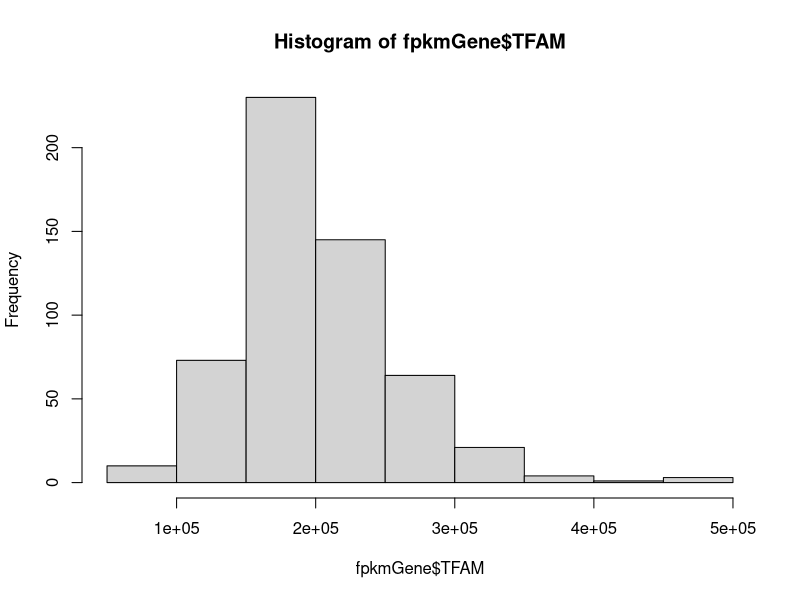
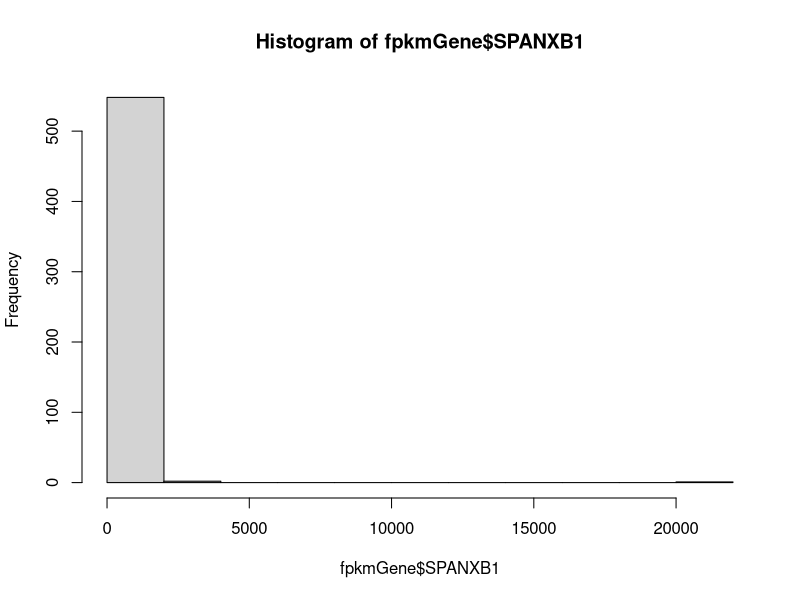
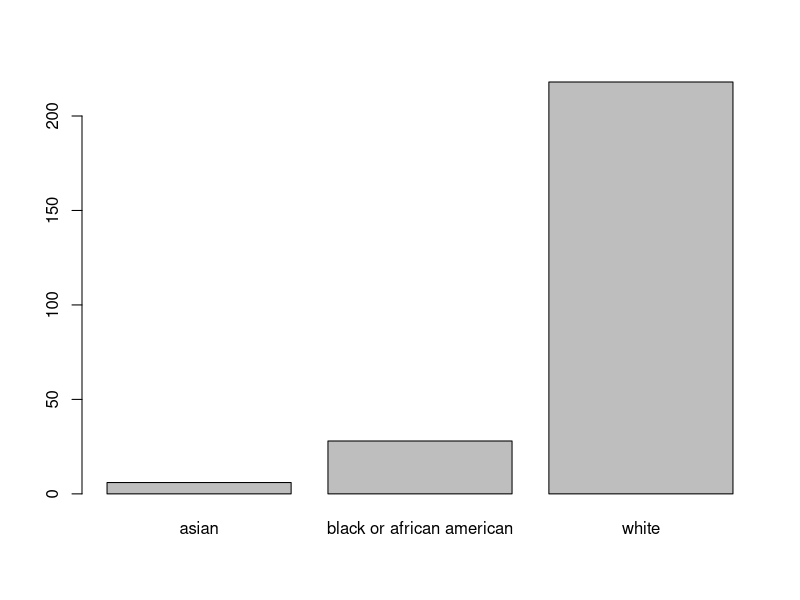

These charts were generated, in order, by the following R code: (Note: this script raises an error after producing the figures.)
# analyzing expression data from TCGA 

# load packages
library(dplyr)
library(ggplot2)

# read in saved data
fpkmGene <- read.table("targetGeneData.csv")
# force race and Gleason to factor
fpkmGene$race <- as.factor(fpkmGene$race)
fpkmGene$subtype_Reviewed_Gleason_sum <- as.factor(fpkmGene$subtype_Reviewed_Gleason_sum)  

## visualizing data distribution
hist(fpkmGene$TFAM)
hist(fpkmGene$SPANXB1)
plot(fpkmGene$race)
plot(fpkmGene$morphology)
plot(fpkmGene$shortLetterCode)
plot(fpkmGene$subtype_Tumor_cellularity_pathology)
plot(fpkmGene$subtype_Reviewed_Gleason)
plot(fpkmGene$subtype_Reviewed_Gleason_category)
plot(fpkmGene$subtype_Reviewed_Gleason_sum)

## statistical testing

# does gene expression differ between normal and prostate? (unpaired)
normVcancer <- filter(fpkmGene, shortLetterCode != "TM") # remove metastasis
# TFAM unpaired, all data
t.test(TFAM ~ shortLetterCode, data = normVcancer) # p=0.2191
table(normVcancer$shortLetterCode) # 52 normal, 498 tumor
ggplot(normVcancer, aes(shortLetterCode, TFAM)) + 
  geom_boxplot() +
  ylab("TFAM expression") +
  xlab("tissue type (unpaired)") +
  scale_x_discrete(labels=c("NT" = "normal", "TP" = "tumor")) +
  geom_boxplot() +
  theme_bw() + 
  theme(axis.text=element_text(size=12), axis.title = element_text(size=12))
ggsave("figures/TFAMunpaired.jpg")
# SPANXB1 unpaired, all data
t.test(SPANXB1 ~ shortLetterCode, data = normVcancer) # p=0.0524
SB1 <- normVcancer %>%
  filter(SPANXB1 > 0) # 19 samples with SPANXB1 expression, all tumor
ggplot(normVcancer, aes(shortLetterCode, SPANXB1)) + 
  geom_boxplot() +
  ylab("SPANXB1 expression") +
  xlab("tissue type (unpaired)") +
  scale_x_discrete(labels=c("NT" = "normal", "TP" = "tumor")) +
  geom_boxplot() +
  theme_bw() + 
  theme(axis.text=element_text(size=12), axis.title = element_text(size=12))
ggsave("figures/SPANXB1unpaired.jpg")

# does gene expression differ between normal and prostate? (paired)
normID <- normVcancer %>% # list normal samples
  filter(shortLetterCode == "NT") %>%
  select(bcr_patient_barcode)
normVcancerPaired <- normVcancer %>%
  filter(bcr_patient_barcode %in%
           normID$bcr_patient_barcode)
# three samples (remove one): TCGA-HC-7740, TCGA-HC-8258
filter(normVcancerPaired, patient == "TCGA-HC-7740")
grep("TCGA-HC-7740", normVcancerPaired$patient) # 5 (tumor) 11 (tumor missing metadata) 89 (normal)
filter(normVcancerPaired, patient == "TCGA-HC-8258")
grep("TCGA-HC-8258", normVcancerPaired$patient) # 10 (tumor) 60 (tumor missing metadata) 91 (normal)
# remove extra samples
normVcancerPaired <- normVcancerPaired[-c(11, 60),]
# summarize sample counts
table(normVcancerPaired$shortLetterCode) # 52 NT, 52 TP
# TFAM paired
t.test(TFAM ~ shortLetterCode, data = normVcancerPaired, paired=TRUE) # p=0.0009166
t.test(TFAM ~ shortLetterCode, data = normVcancerPaired) # p=0.0008068
ggplot(normVcancerPaired, aes(shortLetterCode, TFAM)) + 
  ylab("TFAM expression") +
  xlab("tissue type (paired samples)") +
  scale_x_discrete(labels=c("NT" = "normal", "TP" = "tumor")) +
  geom_boxplot() +
  theme_bw() + 
  theme(axis.text=element_text(size=12), axis.title = element_text(size=12))
ggsave("figures/TFAMpaired.jpg")
# SPANXB1 paired
t.test(SPANXB1 ~ shortLetterCode, data = normVcancerPaired, paired=TRUE) # p=0.04633
t.test(SPANXB1 ~ shortLetterCode, data = normVcancerPaired) # p=0.04633
normVcancerPaired %>%
  filter(SPANXB1 > 0) # only four samples with expression
ggplot(normVcancerPaired, aes(shortLetterCode, SPANXB1)) + 
  ylab("SPANXB1 expression") +
  xlab("tissue type (paired samples)") +
  scale_x_discrete(labels=c("NT" = "normal", "TP" = "tumor")) +
  geom_boxplot() +
  theme_bw() +
  theme(axis.text=element_text(size=12), axis.title = element_text(size=12))
ggsave("figures/SPANXB1paired.jpg")

# add SPANXA2.OT1

# does gene expression differ between white and AA?
whiteVaa <- fpkmGene %>%
  filter(!is.na(fpkmGene$race)) %>% # remove missing data
  filter(race != "asian") # remove asian
table(whiteVaa$race) # 28 AA, 218 white
# TFAM and race
t.test(TFAM ~ race, data=whiteVaa) # p=0.5297
ggplot(whiteVaa, aes(race, TFAM)) + 
  ylab("TFAM expression") +
  xlab("race") +
  geom_boxplot() +
  theme_bw() +
  theme(axis.text=element_text(size=12), axis.title = element_text(size=12))
ggsave("figures/TFAMrace.jpg")
# SPANXB1 and race
t.test(SPANXB1 ~ race, data=whiteVaa) # p=0.9035
ggplot(whiteVaa, aes(race, SPANXB1)) + 
  ylab("SPANXB1 expression") +
  xlab("race") +
  geom_boxplot() +
  theme_bw() +
  theme(axis.text=element_text(size=12), axis.title = element_text(size=12))
ggsave("figures/SPANXB1race.jpg")

# is gene expression higher in deceased individuals?
table(fpkmGene$vital_status) # 541 alive, 10 dead
# TFAM and vital status
t.test(TFAM ~ vital_status, data=fpkmGene) # p=0.2126
ggplot(fpkmGene, aes(vital_status, TFAM)) + 
  ylab("TFAM expression") +
  xlab("vital status") +
  geom_boxplot() +
  theme_bw()
# SPANXB1 and vital status
t.test(SPANXB1 ~ vital_status, data=fpkmGene) # p=0.4283
ggplot(fpkmGene, aes(vital_status, SPANXB1)) + 
  ylab("SPANXB1 expression") +
  xlab("vital status") +
  geom_boxplot() +
  theme_bw()+
  theme(axis.text=element_text(size=12), axis.title = element_text(size=12))

# is gene expression related to tumor progression?
gleason <- fpkmGene %>%
  filter(!is.na(subtype_Reviewed_Gleason_sum))
# summarize counts
table(gleason$subtype_Reviewed_Gleason_sum) # 6=62, 7=172, 8=44, 9=41, 10=1 person
table(gleason$subtype_Reviewed_Gleason)
table(gleason$morphology)
# TFAM 
summary(aov(TFAM ~ subtype_Reviewed_Gleason_sum, dat=gleason)) #p=0.000164
ggplot(gleason, aes(subtype_Reviewed_Gleason_sum, TFAM)) + 
  ylab("TFAM expression") +
  xlab("Gleason score") +
  geom_boxplot() +
  theme_bw() +
  theme(axis.text=element_text(size=12), axis.title = element_text(size=12))
ggsave("figures/TFAM_GleasonSum.jpg")
summary(aov(TFAM ~ subtype_Reviewed_Gleason, dat=gleason)) #p=0.0105
ggplot(gleason, aes(subtype_Reviewed_Gleason, TFAM)) + 
  ylab("TFAM expression") +
  xlab("Gleason score") +
  geom_boxplot() +
  theme_bw() +
  theme(axis.text=element_text(size=12), axis.title = element_text(size=12))
ggsave("figures/TFAM_Gleason.jpg")
summary(aov(TFAM ~ morphology, dat=gleason)) #p=1.09e-07
ggplot(gleason, aes(morphology, TFAM)) + 
  geom_boxplot()
summary(aov(TFAM ~ subtype_Tumor_cellularity_pathology, dat=gleason)) #p=0.00391
ggplot(gleason, aes(subtype_Tumor_cellularity_pathology, TFAM)) + 
  geom_boxplot()
summary(aov(TFAM ~ subtype_Subtype, dat=gleason)) #p=0.818
ggplot(gleason, aes(subtype_Subtype, TFAM)) + 
  geom_boxplot()
summary(aov(TFAM ~ subtype_Residual_tumor, dat=gleason)) #p=0.313; should remove NA
ggplot(gleason, aes(subtype_Residual_tumor, TFAM)) + 
  geom_boxplot()
summary(aov(TFAM ~ subtype_SCNA_cluster, dat=gleason)) #p=0.000859
ggplot(gleason, aes(subtype_SCNA_cluster, TFAM)) + 
  geom_boxplot()

# SPANXB1 
summary(aov(SPANXB1 ~ subtype_Reviewed_Gleason_sum, dat=gleason)) #p=0.716
ggplot(gleason, aes(subtype_Reviewed_Gleason_sum, SPANXB1)) + 
  geom_boxplot()
summary(aov(SPANXB1 ~ subtype_Reviewed_Gleason, dat=gleason)) #p=0.863
ggplot(gleason, aes(subtype_Reviewed_Gleason, SPANXB1)) + 
  geom_boxplot()
summary(aov(SPANXB1 ~ morphology, dat=gleason)) #p=3.54e-07
ggplot(gleason, aes(morphology, SPANXB1)) + 
  geom_boxplot() # 8255/3 only has two data points
summary(aov(SPANXB1 ~ subtype_Tumor_cellularity_pathology, dat=gleason)) #p=0.591
ggplot(gleason, aes(subtype_Tumor_cellularity_pathology, SPANXB1)) + 
  geom_boxplot() 
summary(aov(SPANXB1 ~ subtype_Subtype, dat=gleason)) #p=0.851
ggplot(gleason, aes(subtype_Subtype, SPANXB1)) + 
  geom_boxplot()
summary(aov(SPANXB1 ~ subtype_Residual_tumor, dat=gleason)) #p=0.315; should remove NA
ggplot(gleason, aes(subtype_Residual_tumor, SPANXB1)) + 
  geom_boxplot()
summary(aov(SPANXB1 ~ subtype_SCNA_cluster, dat=gleason)) #p=0.237
ggplot(gleason, aes(subtype_SCNA_cluster, SPANXB1)) + 
  geom_boxplot()

# is gene expression related to other expression or genetic variants?

## TFAM
# ETV1, ETV4

## SPANXB1
# methylation
# ETV1, FLI1, FOXA1, MED12, ADH1. KMT2A, KMT2C
